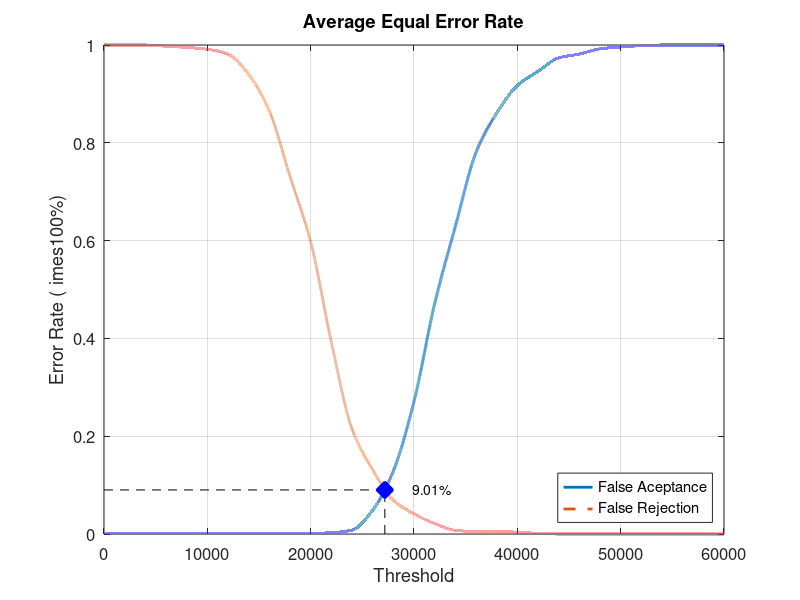
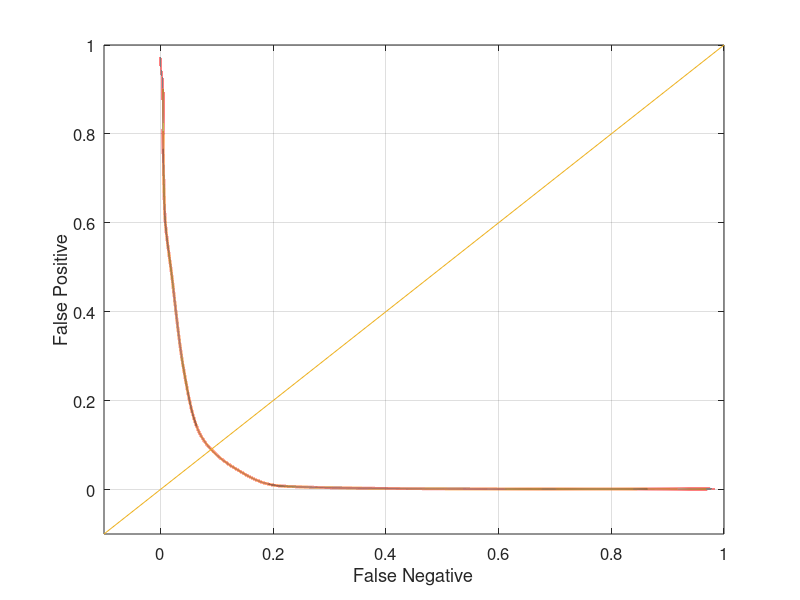

Reproduce these figures in MATLAB, in order.
close all;
clear;
clc;
x = 0:2000:60000;
xq = 0:0.5:60000;

y0 = [0 0.00131579 0.00131579 0.00131579 0.00131579 0.00131579 0.00131579 0.00131579 0.00131579 0.00131579 0.00131579 0.00263158 0.00789474 0.0486842 0.128947 0.271053 0.471053 0.628947 0.780263 0.860526 0.917105 0.946053 0.973684 0.981579 0.992105 0.996053 0.998684 1 1 1 1]
yy0 = interp1(x, y0, xq, 'pchip');
y1 = [1 1 1 0.9975 0.995 0.99125 0.98125 0.94 0.865 0.73125 0.5975 0.3925 0.215 0.13125 0.06875 0.04125 0.02125 0.0075 0.005 0.005 0.00375 0.00125 0 0 0 0 0 0 0 0 0]
yy1 = interp1(x, y1, xq, 'pchip');

% Calculating EER: 
y2 = abs(y0 - y1);
find(y2 == min(y2))
yy2 = abs(yy0 - yy1);
xEER = find(yy2 == min(yy2));
xEERIndex = xq(xEER) % X-axis EER
yEER = yy0(xEER) % Y-axis EER

main = figure
plot(xq, yy0,'-','LineWidth', 2);	hold on
plot(xq, yy1,'--','LineWidth', 2);	hold on
plot([xEERIndex xEERIndex], [0 yEER], 'k--');	hold on
plot([0 xEERIndex], [yEER yEER], 'k--');	hold on
plot(xEERIndex, yEER, 'bx', 'LineWidth', 10);	hold on
text(xEERIndex + 10 * xEERIndex / 100, yEER, [num2str(round((10000 * yEER)) / 100) '%'])
legend('False Aceptance', 'False Rejection', 'Location', 'SouthEast')
xlabel('Threshold')
ylabel('Error Rate (	imes100%)')
title('Average Equal Error Rate')
set(gca, 'FontSize', 12)
axis([0 60000 0 1])
grid on

print(main, 'Experiment5AverageMain', '-dpng');
FNRxFPR = figure('Color', [1 1 1]);
plot(yy1, yy0, '-', yy1, yy0, 'LineWidth', 2);
hold on
y = -0.1:0.1:1
plot(y, y); 
set(gca, 'FontSize', 12)
xlabel('False Negative')
ylabel('False Positive')
axis([-0.1 1 -0.1 1])
set(gca, 'FontSize', 12)
grid on

print(FNRxFPR, 'Experiment5AverageFNRxFPR','-dpng');
